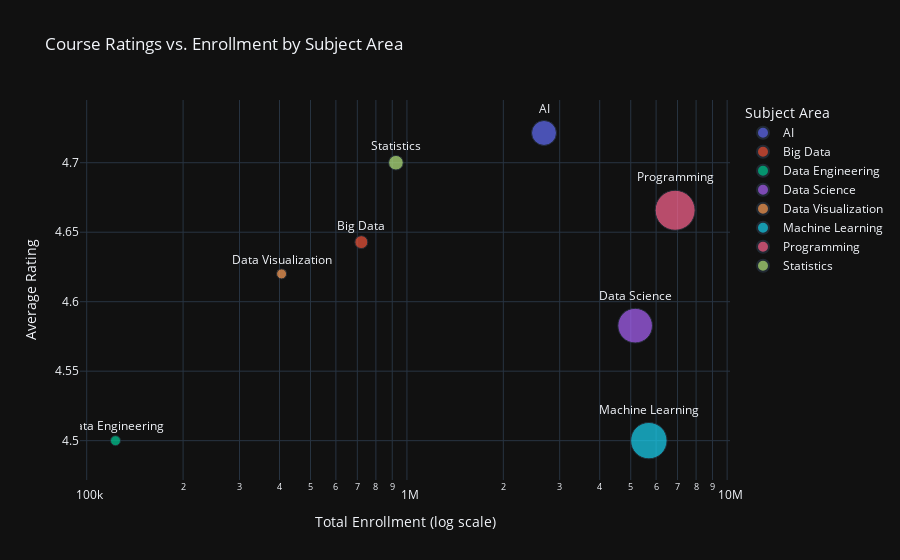
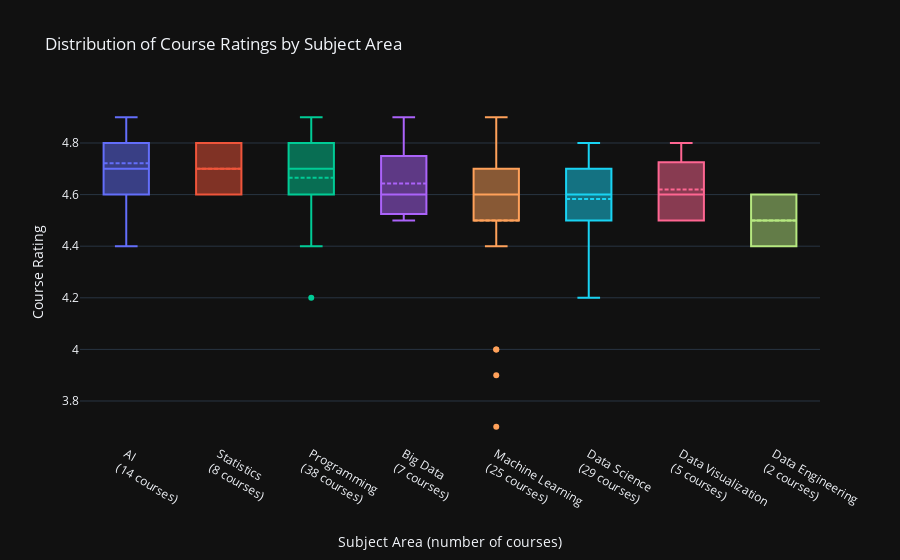

The notebook cell these images were saved under, in order:
### Markdown cell above
### 8. Are there any subject areas with high enrollment but lower average ratings, indicating a need for improved course quality?

### Code cell
subject_summary = data_science_df.groupby('subject_area').agg({
    'course_rating': 'mean',
    'course_students_enrolled': 'sum'
}).reset_index()

import plotly.graph_objects as go

# Scatter plot
fig1 = px.scatter(subject_summary,
                  x='course_students_enrolled',
                  y='course_rating',
                  size='course_students_enrolled',
                  color='subject_area',
                  hover_name='subject_area',
                  text='subject_area',
                  title='Course Ratings vs. Enrollment by Subject Area',
                  labels={'course_students_enrolled': 'Total Enrollment',
                          'course_rating': 'Average Rating',
                          'subject_area': 'Subject Area'},
                  trendline='ols')

fig1.update_traces(textposition='top center')
fig1.update_layout(xaxis_type="log",
                   xaxis_title="Total Enrollment (log scale)",
                   yaxis_title="Average Rating")

# Adjust size of points for better visibility
fig1.update_traces(
    marker=dict(sizemin=5, sizeref=2. * max(subject_summary['course_students_enrolled']) / (40. ** 2), sizemode='area'))

fig1.show()

# Box plot
course_counts = data_science_df['subject_area'].value_counts()
median_ratings = data_science_df.groupby('subject_area')['course_rating'].median().sort_values(ascending=False)

fig2 = go.Figure()
for subject in median_ratings.index:
    fig2.add_trace(go.Box(
        y=data_science_df[data_science_df['subject_area'] == subject]['course_rating'],
        name=f"{subject}<br>({course_counts[subject]} courses)",
        boxmean=True
    ))

fig2.update_layout(
    title='Distribution of Course Ratings by Subject Area',
    xaxis_title='Subject Area (number of courses)',
    yaxis_title='Course Rating',
    showlegend=False
)

fig2.show()

### Figure 1 — Plotly figure (JSON) as saved in the notebook; plotly's stock layout.template omitted (floating-point values rounded to 4 significant figures)
{"data": [{"hovertemplate": "<b>%{hovertext}</b><br><br>Subject Area=%{text}<br>Total Enrollment=%{marker.size}<br>Average Rating=%{y}<extra></extra>", "hovertext": ["AI"], "legendgroup": "AI", "marker": {"color": "#636efa", "size": [2680000.0], "sizemode": "area", "sizeref": 8601.0, "symbol": "circle", "sizemin": 5}, "mode": "markers+text", "name": "AI", "orientation": "v", "showlegend": true, "text": ["AI"], "x": [2680000.0], "xaxis": "x", "y": [4.721], "yaxis": "y", "type": "scatter", "textposition": "top center"}, {"hovertemplate": "Subject Area=AI<extra></extra>", "legendgroup": "AI", "marker": {"color": "#636efa", "symbol": "circle", "sizemin": 5, "sizemode": "area", "sizeref": 8601.0}, "mode": "lines", "name": "AI", "showlegend": false, "xaxis": "x", "yaxis": "y", "type": "scatter", "textposition": "top center"}, {"hovertemplate": "<b>%{hovertext}</b><br><br>Subject Area=%{text}<br>Total Enrollment=%{marker.size}<br>Average Rating=%{y}<extra></extra>", "hovertext": ["Big Data"], "legendgroup": "Big Data", "marker": {"color": "#EF553B", "size": [720400.0], "sizemode": "area", "sizeref": 8601.0, "symbol": "circle", "sizemin": 5}, "mode": "markers+text", "name": "Big Data", "orientation": "v", "showlegend": true, "text": ["Big Data"], "x": [720400.0], "xaxis": "x", "y": [4.643], "yaxis": "y", "type": "scatter", "textposition": "top center"}, {"hovertemplate": "Subject Area=Big Data<extra></extra>", "legendgroup": "Big Data", "marker": {"color": "#EF553B", "symbol": "circle", "sizemin": 5, "sizemode": "area", "sizeref": 8601.0}, "mode": "lines", "name": "Big Data", "showlegend": false, "xaxis": "x", "yaxis": "y", "type": "scatter", "textposition": "top center"}, {"hovertemplate": "<b>%{hovertext}</b><br><br>Subject Area=%{text}<br>Total Enrollment=%{marker.size}<br>Average Rating=%{y}<extra></extra>", "hovertext": ["Data Engineering"], "legendgroup": "Data Engineering", "marker": {"color": "#00cc96", "size": [123000.0], "sizemode": "area", "sizeref": 8601.0, "symbol": "circle", "sizemin": 5}, "mode": "markers+text", "name": "Data Engineering", "orientation": "v", "showlegend": true, "text": ["Data Engineering"], "x": [123000.0], "xaxis": "x", "y": [4.5], "yaxis": "y", "type": "scatter", "textposition": "top center"}, {"hovertemplate": "Subject Area=Data Engineering<extra></extra>", "legendgroup": "Data Engineering", "marker": {"color": "#00cc96", "symbol": "circle", "sizemin": 5, "sizemode": "area", "sizeref": 8601.0}, "mode": "lines", "name": "Data Engineering", "showlegend": false, "xaxis": "x", "yaxis": "y", "type": "scatter", "textposition": "top center"}, {"hovertemplate": "<b>%{hovertext}</b><br><br>Subject Area=%{text}<br>Total Enrollment=%{marker.size}<br>Average Rating=%{y}<extra></extra>", "hovertext": ["Data Science"], "legendgroup": "Data Science", "marker": {"color": "#ab63fa", "size": [5161000.0], "sizemode": "area", "sizeref": 8601.0, "symbol": "circle", "sizemin": 5}, "mode": "markers+text", "name": "Data Science", "orientation": "v", "showlegend": true, "text": ["Data Science"], "x": [5161000.0], "xaxis": "x", "y": [4.583], "yaxis": "y", "type": "scatter", "textposition": "top center"}, {"hovertemplate": "Subject Area=Data Science<extra></extra>", "legendgroup": "Data Science", "marker": {"color": "#ab63fa", "symbol": "circle", "sizemin": 5, "sizemode": "area", "sizeref": 8601.0}, "mode": "lines", "name": "Data Science", "showlegend": false, "xaxis": "x", "yaxis": "y", "type": "scatter", "textposition": "top center"}, {"hovertemplate": "<b>%{hovertext}</b><br><br>Subject Area=%{text}<br>Total Enrollment=%{marker.size}<br>Average Rating=%{y}<extra></extra>", "hovertext": ["Data Visualization"], "legendgroup": "Data Visualization", "marker": {"color": "#FFA15A", "size": [406000.0], "sizemode": "area", "sizeref": 8601.0, "symbol": "circle", "sizemin": 5}, "mode": "markers+text", "name": "Data Visualization", "orientation": "v", "showlegend": true, "text": ["Data Visualization"], "x": [406000.0], "xaxis": "x", "y": [4.62], "yaxis": "y", "type": "scatter", "textposition": "top center"}, {"hovertemplate": "Subject Area=Data Visualization<extra></extra>", "legendgroup": "Data Visualization", "marker": {"color": "#FFA15A", "symbol": "circle", "sizemin": 5, "sizemode": "area", "sizeref": 8601.0}, "mode": "lines", "name": "Data Visualization", "showlegend": false, "xaxis": "x", "yaxis": "y", "type": "scatter", "textposition": "top center"}, {"hovertemplate": "<b>%{hovertext}</b><br><br>Subject Area=%{text}<br>Total Enrollment=%{marker.size}<br>Average Rating=%{y}<extra></extra>", "hovertext": ["Machine Learning"], "legendgroup": "Machine Learning", "marker": {"color": "#19d3f3", "size": [5696000.0], "sizemode": "area", "sizeref": 8601.0, "symbol": "circle", "sizemin": 5}, "mode": "markers+text", "name": "Machine Learning", "orientation": "v", "showlegend": true, "text": ["Machine Learning"], "x": [5696000.0], "xaxis": "x", "y": [4.5], "yaxis": "y", "type": "scatter", "textposition": "top center"}, {"hovertemplate": "Subject Area=Machine Learning<extra></extra>", "legendgroup": "Machine Learning", "marker": {"color": "#19d3f3", "symbol": "circle", "sizemin": 5, "sizemode": "area", "sizeref": 8601.0}, "mode": "lines", "name": "Machine Learning", "showlegend": false, "xaxis": "x", "yaxis": "y", "type": "scatter", "textposition": "top center"}, {"hovertemplate": "<b>%{hovertext}</b><br><br>Subject Area=%{text}<br>Total Enrollment=%{marker.size}<br>Average Rating=%{y}<extra></extra>", "hovertext": ["Programming"], "legendgroup": "Programming", "marker": {"color": "#FF6692", "size": [6881000.0], "sizemode": "area", "sizeref": 8601.0, "symbol": "circle", "sizemin": 5}, "mode": "markers+text", "name": "Programming", "orientation": "v", "showlegend": true, "text": ["Programming"], "x": [6881000.0], "xaxis": "x", "y": [4.666], "yaxis": "y", "type": "scatter", "textposition": "top center"}, {"hovertemplate": "Subject Area=Programming<extra></extra>", "legendgroup": "Programming", "marker": {"color": "#FF6692", "symbol": "circle", "sizemin": 5, "sizemode": "area", "sizeref": 8601.0}, "mode": "lines", "name": "Programming", "showlegend": false, "xaxis": "x", "yaxis": "y", "type": "scatter", "textposition": "top center"}, {"hovertemplate": "<b>%{hovertext}</b><br><br>Subject Area=%{text}<br>Total Enrollment=%{marker.size}<br>Average Rating=%{y}<extra></extra>", "hovertext": ["Statistics"], "legendgroup": "Statistics", "marker": {"color": "#B6E880", "size": [924000.0], "sizemode": "area", "sizeref": 8601.0, "symbol": "circle", "sizemin": 5}, "mode": "markers+text", "name": "Statistics", "orientation": "v", "showlegend": true, "text": ["Statistics"], "x": [924000.0], "xaxis": "x", "y": [4.7], "yaxis": "y", "type": "scatter", "textposition": "top center"}, {"hovertemplate": "Subject Area=Statistics<extra></extra>", "legendgroup": "Statistics", "marker": {"color": "#B6E880", "symbol": "circle", "sizemin": 5, "sizemode": "area", "sizeref": 8601.0}, "mode": "lines", "name": "Statistics", "showlegend": false, "xaxis": "x", "yaxis": "y", "type": "scatter", "textposition": "top center"}], "layout": {"xaxis": {"anchor": "y", "domain": [0.0, 1.0], "title": {"text": "Total Enrollment (log scale)"}, "type": "log"}, "yaxis": {"anchor": "x", "domain": [0.0, 1.0], "title": {"text": "Average Rating"}}, "legend": {"title": {"text": "Subject Area"}, "tracegroupgap": 0, "itemsizing": "constant"}, "title": {"text": "Course Ratings vs. Enrollment by Subject Area"}}}

### Figure 2 — Plotly figure (JSON) as saved in the notebook; plotly's stock layout.template omitted (floating-point values rounded to 4 significant figures)
{"data": [{"boxmean": true, "name": "AI<br>(14 courses)", "y": [4.8, 4.8, 4.7, 4.7, 4.6, 4.7, 4.9, 4.8, 4.6, 4.4, 4.6, 4.9, 4.7, 4.9], "type": "box"}, {"boxmean": true, "name": "Statistics<br>(8 courses)", "y": [4.6, 4.8, 4.7, 4.6, 4.6, 4.7, 4.8, 4.8], "type": "box"}, {"boxmean": true, "name": "Programming<br>(38 courses)", "y": [4.5, 4.6, 4.6, 4.2, 4.6, 4.8, 4.7, 4.7, 4.6, 4.7, 4.7, 4.4, 4.5, 4.8, 4.7, 4.9, 4.6, 4.6, 4.7, 4.8, 4.8, 4.8, 4.7, 4.9, 4.8, 4.4, 4.6, 4.8, 4.6, 4.6, 4.7, 4.8, 4.8, 4.7, 4.8, 4.6, 4.7, 4.5], "type": "box"}, {"boxmean": true, "name": "Big Data<br>(7 courses)", "y": [4.5, 4.5, 4.6, 4.9, 4.6, 4.8, 4.6], "type": "box"}, {"boxmean": true, "name": "Machine Learning<br>(25 courses)", "y": [4.5, 4.5, 4.7, 4.6, 4.4, 4.5, 4.6, 4.7, 4.0, 4.6, 4.9, 4.6, 3.7, 4.6, 4.6, 3.9, 4.5, 4.6, 4.7, 4.7, 4.0, 4.6, 4.8, 4.7, 4.5], "type": "box"}, {"boxmean": true, "name": "Data Science<br>(29 courses)", "y": [4.5, 4.4, 4.6, 4.7, 4.8, 4.4, 4.6, 4.8, 4.7, 4.4, 4.5, 4.5, 4.6, 4.6, 4.5, 4.4, 4.5, 4.6, 4.7, 4.7, 4.6, 4.7, 4.2, 4.5, 4.7, 4.8, 4.6, 4.6, 4.7], "type": "box"}, {"boxmean": true, "name": "Data Visualization<br>(5 courses)", "y": [4.7, 4.8, 4.5, 4.5, 4.6], "type": "box"}, {"boxmean": true, "name": "Data Engineering<br>(2 courses)", "y": [4.4, 4.6], "type": "box"}], "layout": {"title": {"text": "Distribution of Course Ratings by Subject Area"}, "xaxis": {"title": {"text": "Subject Area (number of courses)"}}, "yaxis": {"title": {"text": "Course Rating"}}, "showlegend": false}}
